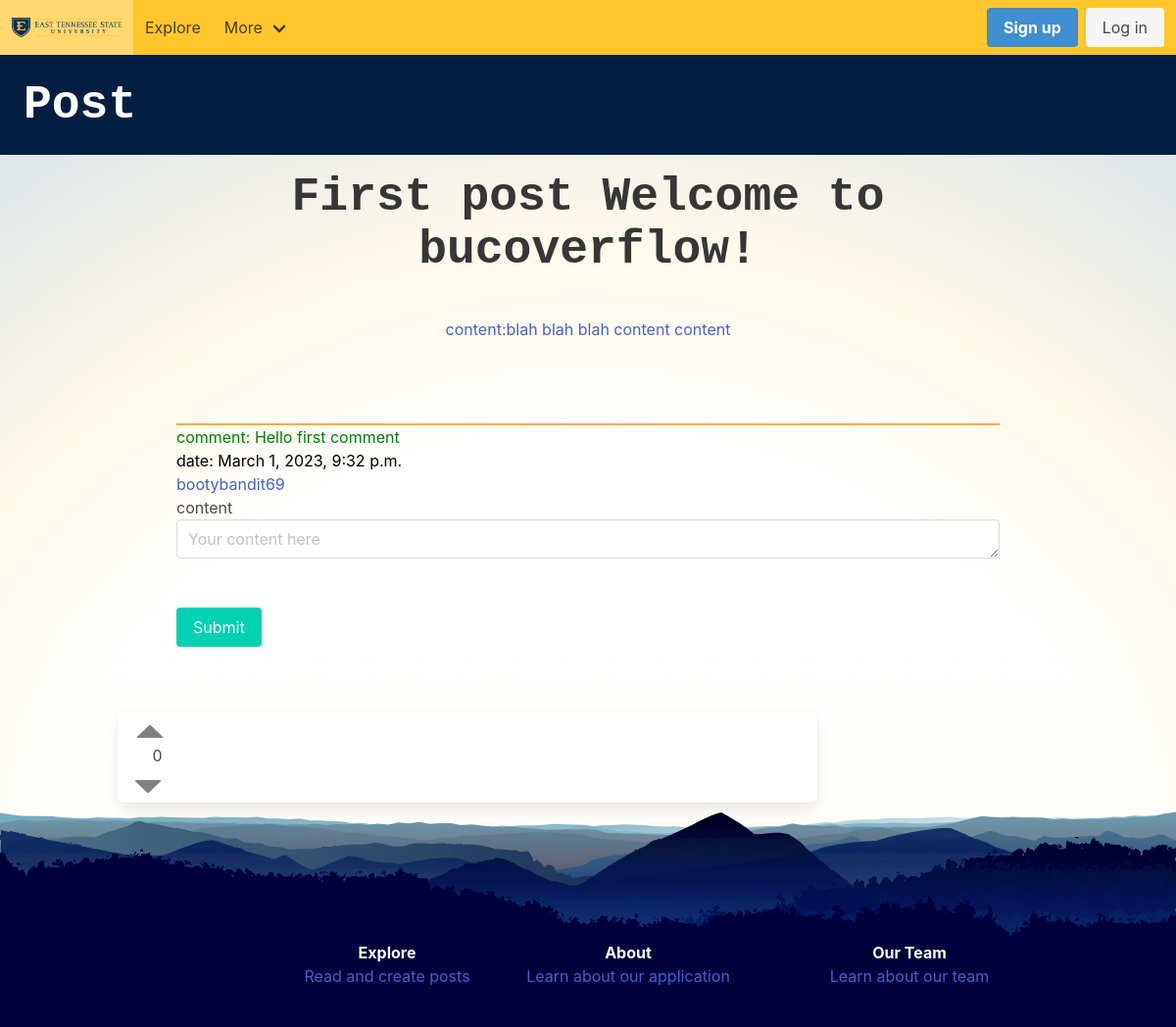
The page /post/firstpost/ on the database its author committed.
### BucOverflow/models.py (models this page shows, shortened)
class Post(models.Model):
    title = models.CharField(max_length=100, default='no title')
    slug = models.SlugField(max_length=400, unique=True, blank=True)
    user = models.ForeignKey(Author, on_delete=models.CASCADE)
    content = models.TextField(blank=True,max_length=10000, default='')
    created_at = models.DateTimeField(auto_now_add=True)
    comments = models.ManyToManyField(Comment, blank=True)
    karma = models.IntegerField(default=0)

class Comment(models.Model):
    user = models.ForeignKey(Author, on_delete=models.CASCADE)
    content  = models.TextField(blank=True,max_length=10000, default='')
    created_at = models.DateTimeField(auto_now_add=True)
    replies = models.ManyToManyField(Reply, blank=True)
    karma = models.IntegerField(default=0)

class Author(models.Model):
    user = models.ForeignKey(User, on_delete=models.CASCADE)
    fullname = models.CharField(max_length=40, blank=True)
    slug = models.SlugField(max_length=400, unique=True, blank=True)
    bio = models.TextField(blank=True,max_length=10000, default='Welcome to my page!')
    karma = models.IntegerField(default=0)
    def __str__(self):
        return self.user.username

### BucOverflow/views.py (the view, shortened to what this page needs)
# urls.py: path("post/<slug>/", views.post, name="post"),
def post(request, slug):
     post = get_object_or_404(Post, slug=slug) #404 object not found
     form = CommentForm(request.POST or None)
     context = { 'post' : post,}
     return render(request, "post.html", context)

### BucOverflow/templates/post.html (shortened to what this page needs)
{% extends "base.html" %}
{% block content %}
{% load static %}
<!DOCTYPE html>
<body>
    <link rel="stylesheet" href="{% static 'style.css' %}">
    <link rel="stylesheet" type='text/css' href="{% static 'vote.css' %}">
    <section style="background-color:  #041E42;"class="hero is-small is-success mb-4">
        <div class="hero-body">
            <h1  class="title is-1">Post</h1>
        </div>
    </section>
    <div class="post-container">
    <ul>
        <div class="post-section">
            <li class="post-title"><h1 class="title is-1">{{post.title}}</h1></li>
            <li><a>content:{{post.content}}</a></li>
        </div>
        <div class="comment-section">
             {% for comment in post.comments.all %}
            <div class="comment"> comment: {{ comment.content }}</div>
            <div>date: {{comment.created_at}}</div>
            <div><a href="/profile/{{comment.user.slug}}/">{{ comment.user }}</a></div>
            {% endfor %}
        </div>
    </ul>
        <div>
            <form method="POST">
                    <label for="content">content</label>
                    <textarea placeholder="Your content here" name="content" class="input"></textarea>
                <input class="button is-primary" type="submit" value="Submit"  style="margin-block:50px;">
            </form>
        </div>
    </div>
    <section class="container">
        <div class="columns">
            <div class="column is-9">
                <div class="box content">
                    <div class="columns">
                        {% if post %}
                        <div class="coulmn is-2">
                          <div style="display: flex; flex-direction: column;">
                            <span onclick="like_function({{post.pk}})" id="like-{{post.pk}}" class="vote_up_off"></span>
                            <div style="padding-left: 20px;" id="counter-{{post.pk}}"> {{ post.karma }} </div>
                            <span onclick="dislike_function({{post.pk}})" id="dislike-{{post.pk}}" class="vote_down_off"></span>
                          </div>
                        </div>
                        <div class="column">
                        </div>
                        {%endif%}
                </div>
            </div>
        </div>
    </section>
</body>
</html>
{% endblock content%}

### BucOverflow/static/style.css (style rules this page uses)
.comment { display: flex; flex-direction: row; border-top: 2px solid #ffa94d; color: green; }
.comment-section { color: #000; }
.post-section { text-align: center; margin-bottom: 10%; }
.post-title { margin-bottom: 5%; }
.post-container { margin-left: 15%; margin-right: 15%; }
h1 { color: black; font-size: 5rem; font-family: "Space Mono", monospace; }
.container { text-align: center; }

### BucOverflow/static/vote.css (style rules this page uses)
.vote_up_off { display: inline-block; overflow: hidden; width: 40px; height: 25px; cursor: pointer; background: url("/static/upvote.png"); background-position: 0 -25px; margin-left: 5px; }
.vote_down_off { display: inline-block; overflow: hidden; width: 40px; height: 25px; cursor: pointer; background: url("/static/downvote.png"); background-position: 0 -1px; margin-top: 3px; }

### BucOverflow/templates/base.html (style rules this page uses)
body { background: url(https://www.etsu.edu/_images/background_images/noise.png) repeat 0 0, radial-gradient(circle at 50% 100%, hsla(0,0%,100%,0.1) 50%, hsla(44,100%,59%,0.1) 66%, hsla(209,36%,54%,0.3) 100%) no-repeat fixed, linear-gradient(to bottom, #ffffff 62%,hsla(44,100%,59%,0.1) 138%) no-repeat fixed; }

### rows shown on the page
Post: title "First post Welcome to bucoverflow!", content "blah blah blah content content", karma "0"
Comment: content "Hello first comment", created_at "March 1, 2023, 9:32 p.m.", user "bootybandit69"
